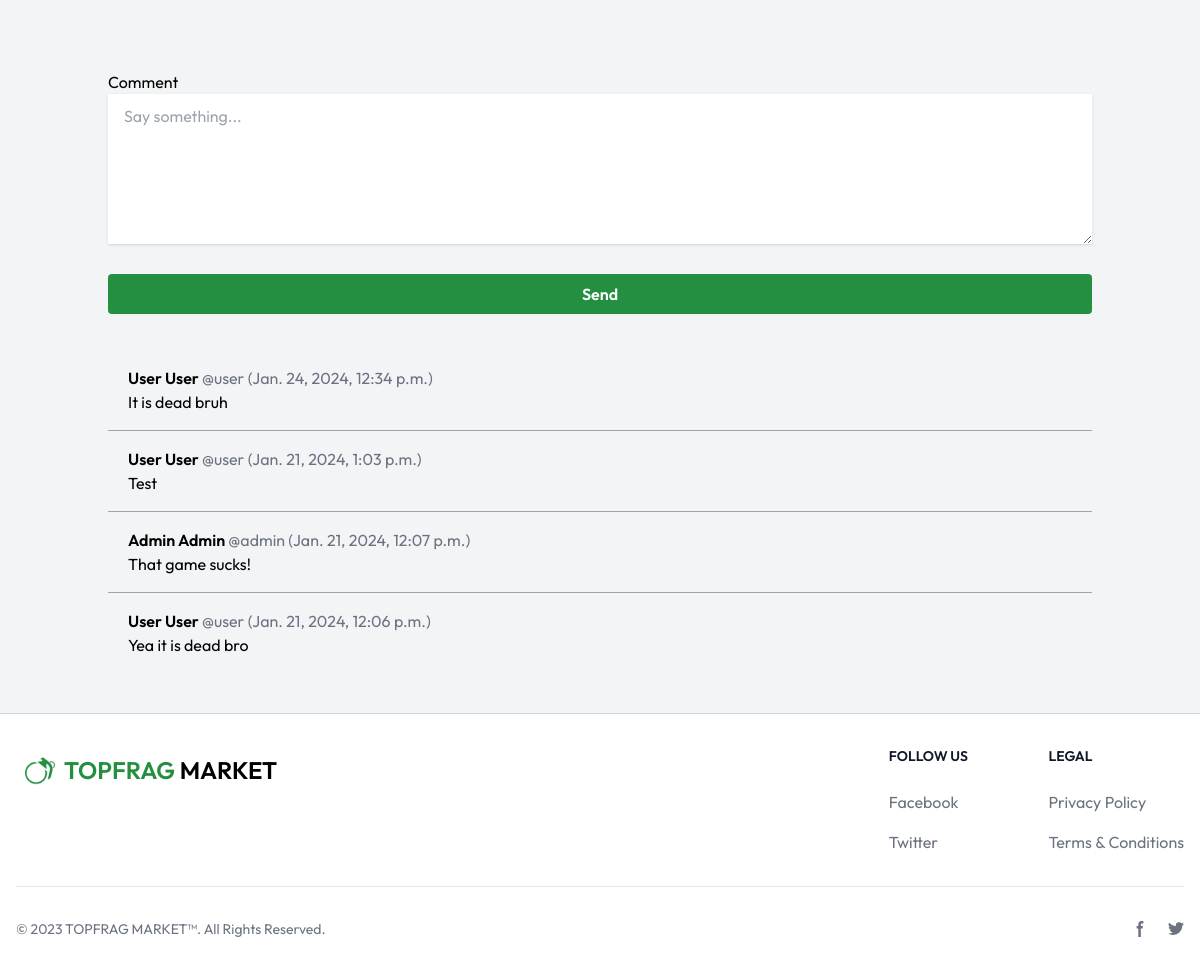
/forum/threads/2 (signed in, lower part), run on an earlier commit of the app's database.
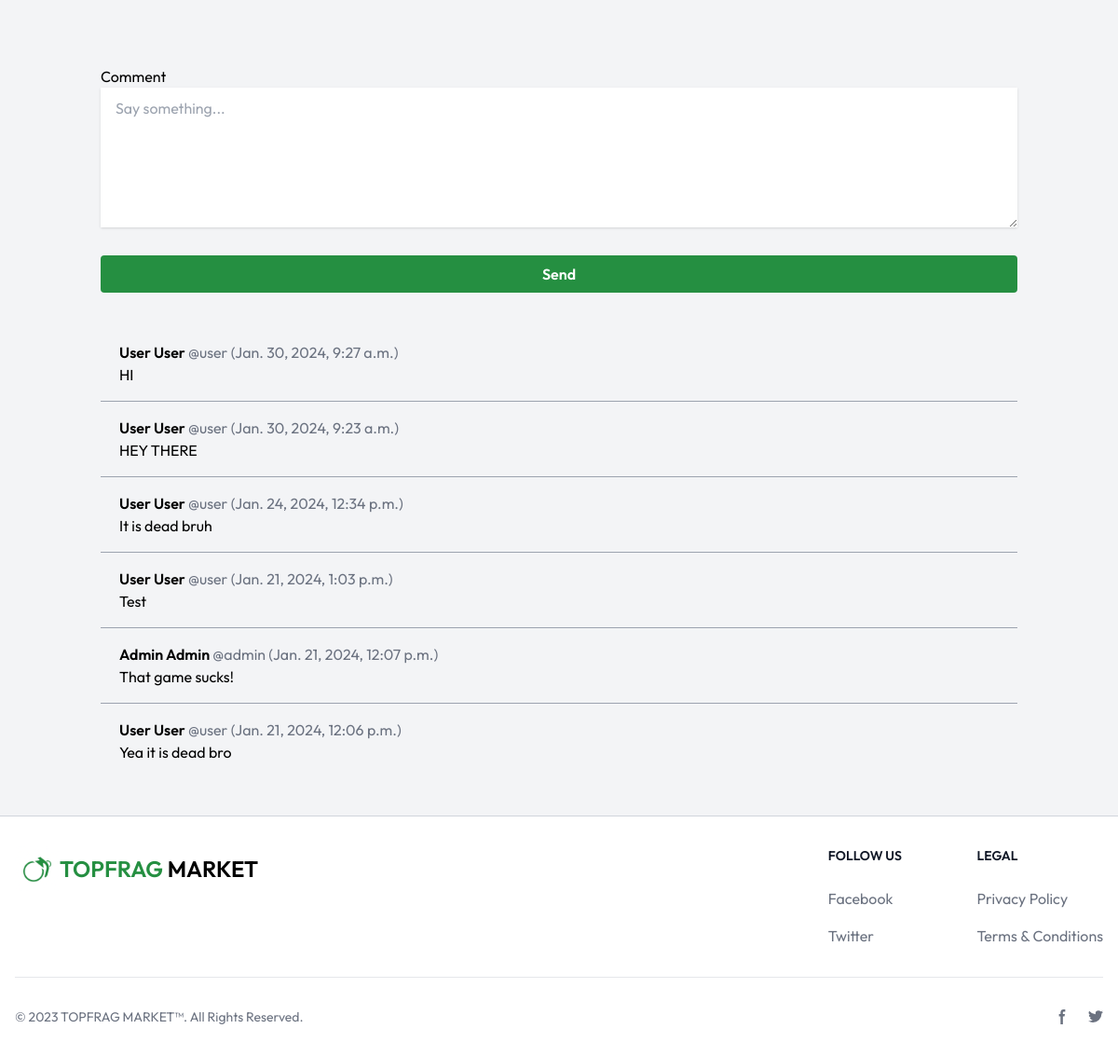
And on a later commit of the database.
### topfragmarket/models.py (models this page shows, shortened)
class Comment(models.Model):
    content = models.TextField(max_length=255, null=True)
    thread = models.ForeignKey(Thread, on_delete=models.CASCADE)
    user = models.ForeignKey(User, on_delete=models.CASCADE)
    created_at = models.DateTimeField(auto_now_add=True)

class Profile(models.Model):
    SEX_CHOICES = (
        ('M', 'Male'),
        ('F', 'Female'),
    )
    first_name = models.CharField(max_length=50, null=True)
    middle_name = models.CharField(max_length=50, blank=True)
    surname = models.CharField(max_length=50, null=True)
    contact_no = models.CharField(max_length=11, blank=True)
    birthdate = models.DateField(null=True)
    sex = models.CharField(choices=SEX_CHOICES, max_length=1)
    profile_photo = models.ImageField(upload_to='profile_media/', blank=True) # Image will be uploaded to MEDIA_ROOT/thread_media
    user = models.OneToOneField(User, on_delete=models.CASCADE)
    created_at = models.DateTimeField(auto_now_add=True)
    updated_at = models.DateTimeField(auto_now=True)

### topfragmarket/views.py (the view, shortened to what this page needs)
# urls.py: path('forum/threads/<int:thread_id>', views.thread_detail, name='thread_detail'),
@login_required
@profile_required
def thread_detail(request, thread_id):
    user = request.user
    thread = Thread.objects.get(pk=thread_id)
    context = {
        'thread': thread,
        'form': CommentForm(),
        'comments': thread.comment_set.all().order_by('-created_at')
    }
    return render(request, 'topfragmarket/pages/forum/thread/detail.html', context)

### topfragmarket/forms.py
class CommentForm(forms.ModelForm):
    content = forms.CharField(
        required=True,
        widget=forms.widgets.Textarea(
            attrs={
                'id': 'content',
                'placeholder': 'Say something...',
                'class': 'w-full h-[150px] px-4 py-2.5 shadow'
            }
        ),
        label=''
    )
    class Meta:
        model = Comment
        exclude = ('user', 'thread')

### topfragmarket/templatetags/urlparams.py (called while the page is built)
@register.simple_tag
def urlparams(*_, **kwargs):
    safe_args = {k: v for k, v in kwargs.items() if v is not None}
    if safe_args:
        return '?{}'.format(urlencode(safe_args))
    return ''

### topfragmarket/templates/topfragmarket/pages/forum/thread/detail.html (shortened to what this page needs)
{% extends "topfragmarket/pages/base.html" %}
{% load static %}
{% block content %}
<main class="flex flex-col">
    <section class="">
        <div class="container mx-auto px-5 py-10 flex flex-col gap-y-10">
        </div>
    </section>
    <section class="">
        <div class="container mx-auto px-5 py-10 flex flex-col">
            <form action="{% url 'topfragmarket:thread_detail' thread.id %}" method="POST" class="mb-9">
                <label for="content" class="grow-[1]">
                    Comment
                    {{ form.content }}
                </label>
                <button type="submit" class="mt-6 bg-[#258f41] hover:bg-[#1d7535] w-full text-center text-white font-semibold border-0 py-2 px-6 focus:outline-none rounded">Send</button>
            </form>
            <div>
                {% for comment in comments %}
                    <article class="px-5 py-4 border-b border-gray-400 last:border-b-0">
                        <div>
                            <h3 class="font-semibold">
                                <p>{{ comment.user.profile.first_name }} {{ comment.user.profile.surname }} <span class="text-gray-500 font-normal">@{{ comment.user}} ({{ comment.created_at }})</span>
                                </p>
                            </h3>
                            <p>{{ comment.content }}</p>
                        </div>
                    </article>
                {% endfor %}
            </div>
        </div>
    </section>
</main>
{% endblock %}

### topfragmarket/templates/topfragmarket/pages/base.html (shortened to what this page needs)
{% load static %}
<!DOCTYPE html>
<html lang="en">
    <head>
        <link rel="stylesheet" href="{% static "css/style.css" %}" />
        <link
            href="https://cdn.jsdelivr.net/npm/remixicon@3.5.0/fonts/remixicon.css"
            rel="stylesheet"
        />
        <link
            href="https://unpkg.com/aos@2.3.1/dist/aos.css"
            rel="stylesheet"
        />
        <link rel="stylesheet" href="https://cdnjs.cloudflare.com/ajax/libs/venobox/2.0.4/venobox.css"
 />
        <script src="https://cdn.tailwindcss.com"></script>
    </head>
    <body class="bg-gray-100">
        {% block content %} {% endblock %}
        {% include "topfragmarket/components/footer.html" %}
    </body>
</html>

### topfragmarket/templates/topfragmarket/components/header.html (shortened to what this page needs)
{% load static %}
{% load urlparams %}

### topfragmarket/templates/topfragmarket/components/footer.html (shortened to what this page needs)
{% load static %}
<footer class="bg-white border-t border-gray-300">
    <div class="mx-auto w-full max-w-screen-xl p-4 py-6 lg:py-8">
        <div class="md:flex md:justify-between">
            <div class="mb-6 md:mb-0">
                <a
                    href="{% url 'topfragmarket:home' %}"
                    class="flex items-center"
                >
                    <img src="{% static 'images/favicon.ico' %}" alt="TopFrag Market Logo" class="w-12 h-12 object-cover object-center">
                    <span
                        class="ml self-center text-2xl font-semibold whitespace-nowrap"
                        ><span class="text-[#258f41]">TOPFRAG</span>
                        MARKET</span
                    >
                </a>
            </div>
            <div class="grid grid-cols-2 gap-8 sm:gap-6 sm:grid-cols-2">
                <div>
                    <h2
                        class="mb-6 text-sm font-semibold text-gray-900 uppercase"
                    >
                        Follow us
                    </h2>
                    <ul class="text-gray-500">
                        <li class="mb-4">
                            <a href="#" class="hover:underline">Facebook</a>
                        </li>
                        <li>
                            <a href="#" class="hover:underline">Twitter</a>
                        </li>
                    </ul>
                </div>
                <div>
                    <h2
                        class="mb-6 text-sm font-semibold text-gray-900 uppercase"
                    >
                        Legal
                    </h2>
                    <ul class="text-gray-500">
                        <li class="mb-4">
                            <a href="#" class="hover:underline"
                                >Privacy Policy</a
                            >
                        </li>
                        <li>
                            <a href="#" class="hover:underline"
                                >Terms &amp; Conditions</a
                            >
                        </li>
                    </ul>
                </div>
            </div>
        </div>
        <hr class="my-6 border-gray-200 sm:mx-auto lg:my-8" />
        <div class="sm:flex sm:items-center sm:justify-between">
            <span class="text-sm text-gray-500 sm:text-center"
                >© 2023 <a href="#" class="hover:underline">TOPFRAG MARKET™</a>.
                All Rights Reserved.
            </span>
            <div class="flex mt-4 space-x-5 sm:justify-center sm:mt-0">
                <a href="#" class="text-gray-500 hover:text-gray-900">
                    <svg
                        class="w-4 h-4"
                        aria-hidden="true"
                        xmlns="http://www.w3.org/2000/svg"
                        fill="currentColor"
                        viewBox="0 0 8 19"
                    >
                        <path
                            fill-rule="evenodd"
                            d="M6.135 3H8V0H6.135a4.147 4.147 0 0 0-4.142 4.142V6H0v3h2v9.938h3V9h2.021l.592-3H5V3.591A.6.6 0 0 1 5.592 3h.543Z"
                            clip-rule="evenodd"
                        />
                    </svg>
                </a>
                <a href="#" class="text-gray-500 hover:text-gray-900">
                </a>
            </div>
        </div>
    </div>
</footer>

### topfragmarket/static/css/style.css (style rules this page uses)
body { font-family: "Outfit", sans-serif; }

What changed in the data, as far as the page shows it:
added Comment: user.profile.first_name "User", user.profile.surname "User", user "user", created_at "Jan. 30, 2024, 9:27 a.m.", content "HI"
added Comment: user.profile.first_name "User", user.profile.surname "User", user "user", created_at "Jan. 30, 2024, 9:23 a.m.", content "HEY THERE"
